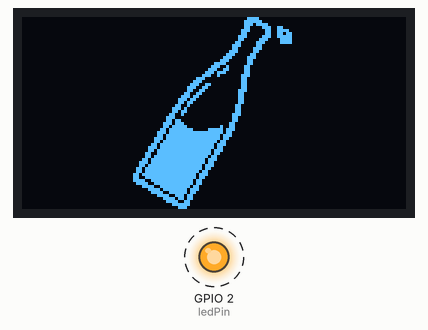
This program was run on a simulated ESP32. Parts: 128×64 one-colour display, output pins drawn as LEDs (lit = HIGH). Dashed ring = blinking.

Above: at 0.1 s.
Timing chart, 0 to 130.0 s (numbered marks = the images above):
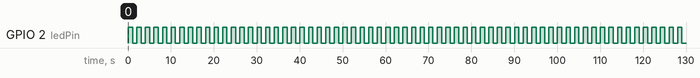

Measured:
- by itself, GPIO 2 (ledPin): alternates HIGH for 1.0 s and LOW for 1.0 s

The program:

main.cpp
```cpp
#include <Arduino.h>
#include <Wire.h>
#include <Adafruit_SSD1306.h>
#include <Adafruit_GFX.h>

#define SCREEN_WIDTH 128 // OLED display width, in pixels
#define SCREEN_HEIGHT 64 // OLED display height, in pixels

#define PFP_W 64
#define PFP_H 64
const unsigned char pfp_bmp[] PROGMEM = {
  0x00, 0x00, 0x00, 0x00, 0x00, 0x1E, 0x00, 0x00,
  0x00, 0x00, 0x00, 0x00, 0x00, 0x3F, 0x00, 0x00,
  0x00, 0x00, 0x00, 0x00, 0x00, 0x3B, 0xC0, 0x00,
  0x00, 0x00, 0x00, 0x00, 0x00, 0x30, 0xE6, 0x00,
  0x00, 0x00, 0x00, 0x00, 0x00, 0x70, 0x67, 0x80,
  0x00, 0x00, 0x00, 0x00, 0x00, 0x60, 0x66, 0xC0,
  0x00, 0x00, 0x00, 0x00, 0x00, 0xE0, 0xE7, 0xC0,
  0x00, 0x00, 0x00, 0x00, 0x00, 0xC1, 0xC3, 0xC0,
  0x00, 0x00, 0x00, 0x00, 0x01, 0x83, 0x83, 0xC0,
  0x00, 0x00, 0x00, 0x00, 0x03, 0x83, 0x00, 0x00,
  0x00, 0x00, 0x00, 0x00, 0x03, 0x07, 0x00, 0x00,
  0x00, 0x00, 0x00, 0x00, 0x07, 0x06, 0x00, 0x00,
  0x00, 0x00, 0x00, 0x00, 0x0E, 0x0C, 0x00, 0x00,
  0x00, 0x00, 0x00, 0x00, 0x1C, 0x1C, 0x00, 0x00,
  0x00, 0x00, 0x00, 0x00, 0x38, 0x18, 0x00, 0x00,
  0x00, 0x00, 0x00, 0x00, 0xF0, 0x18, 0x00, 0x00,
  0x00, 0x00, 0x00, 0x01, 0xC8, 0x30, 0x00, 0x00,
  0x00, 0x00, 0x00, 0x03, 0x98, 0x30, 0x00, 0x00,
  0x00, 0x00, 0x00, 0x07, 0x70, 0x30, 0x00, 0x00,
  0x00, 0x00, 0x00, 0x0E, 0x40, 0x70, 0x00, 0x00,
  0x00, 0x00, 0x00, 0x38, 0x00, 0x60, 0x00, 0x00,
  0x00, 0x00, 0x00, 0x70, 0x00, 0x60, 0x00, 0x00,
  0x00, 0x00, 0x00, 0xE6, 0x00, 0x60, 0x00, 0x00,
  0x00, 0x00, 0x01, 0xCC, 0x00, 0x60, 0x00, 0x00,
  0x00, 0x00, 0x01, 0x98, 0x00, 0xE0, 0x00, 0x00,
  0x00, 0x00, 0x03, 0x30, 0x00, 0xC0, 0x00, 0x00,
  0x00, 0x00, 0x07, 0x60, 0x00, 0xC0, 0x00, 0x00,
  0x00, 0x00, 0x0E, 0xC0, 0x00, 0xC0, 0x00, 0x00,
  0x00, 0x00, 0x0D, 0x80, 0x00, 0xC0, 0x00, 0x00,
  0x00, 0x00, 0x19, 0x00, 0x01, 0x80, 0x00, 0x00,
  0x00, 0x00, 0x3A, 0x00, 0x01, 0x80, 0x00, 0x00,
  0x00, 0x00, 0x36, 0x00, 0x01, 0x80, 0x00, 0x00,
  0x00, 0x00, 0x64, 0x00, 0x03, 0x80, 0x00, 0x00,
  0x00, 0x00, 0xE0, 0x00, 0x03, 0x00, 0x00, 0x00,
  0x00, 0x00, 0xD8, 0x00, 0x03, 0x00, 0x00, 0x00,
  0x00, 0x01, 0xDC, 0x00, 0x06, 0x00, 0x00, 0x00,
  0x00, 0x01, 0xBE, 0x00, 0x26, 0x00, 0x00, 0x00,
  0x00, 0x03, 0x7F, 0x83, 0xEE, 0x00, 0x00, 0x00,
  0x00, 0x07, 0x7F, 0xFF, 0xEC, 0x00, 0x00, 0x00,
  0x00, 0x06, 0xFF, 0xFF, 0xDC, 0x00, 0x00, 0x00,
  0x00, 0x0E, 0xFF, 0xFF, 0xD8, 0x00, 0x00, 0x00,
  0x00, 0x0D, 0xFF, 0xFF, 0xB0, 0x00, 0x00, 0x00,
  0x00, 0x1B, 0xFF, 0xFF, 0x70, 0x00, 0x00, 0x00,
  0x00, 0x3B, 0xFF, 0xFF, 0x60, 0x00, 0x00, 0x00,
  0x00, 0x37, 0xFF, 0xFE, 0xE0, 0x00, 0x00, 0x00,
  0x00, 0x67, 0xFF, 0xFE, 0xC0, 0x00, 0x00, 0x00,
  0x00, 0x6F, 0xFF, 0xFD, 0x80, 0x00, 0x00, 0x00,
  0x00, 0xDF, 0xFF, 0xFB, 0x80, 0x00, 0x00, 0x00,
  0x01, 0xDF, 0xFF, 0xFB, 0x00, 0x00, 0x00, 0x00,
  0x01, 0xBF, 0xFF, 0xF7, 0x00, 0x00, 0x00, 0x00,
  0x03, 0x7F, 0xFF, 0xF6, 0x00, 0x00, 0x00, 0x00,
  0x03, 0x7F, 0xFF, 0xEC, 0x00, 0x00, 0x00, 0x00,
  0x06, 0xFF, 0xFF, 0xDC, 0x00, 0x00, 0x00, 0x00,
  0x06, 0x7F, 0xFF, 0xD8, 0x00, 0x00, 0x00, 0x00,
  0x07, 0x9F, 0xFF, 0xB0, 0x00, 0x00, 0x00, 0x00,
  0x03, 0xCF, 0xFF, 0xB0, 0x00, 0x00, 0x00, 0x00,
  0x00, 0xF3, 0xFF, 0x60, 0x00, 0x00, 0x00, 0x00,
  0x00, 0x3D, 0xFE, 0xE0, 0x00, 0x00, 0x00, 0x00,
  0x00, 0x1E, 0x7E, 0xC0, 0x00, 0x00, 0x00, 0x00,
  0x00, 0x07, 0x9D, 0x80, 0x00, 0x00, 0x00, 0x00,
  0x00, 0x01, 0xED, 0x80, 0x00, 0x00, 0x00, 0x00,
  0x00, 0x00, 0xF3, 0x00, 0x00, 0x00, 0x00, 0x00,
  0x00, 0x00, 0x3F, 0x00, 0x00, 0x00, 0x00, 0x00,
  0x00, 0x00, 0x0E, 0x00, 0x00, 0x00, 0x00, 0x00
};

Adafruit_SSD1306 display(SCREEN_WIDTH, SCREEN_HEIGHT, &Wire, -1);

void drawPfpBitMap(void);

// put function declarations here:
int ledPin = 2;

void setup() {
  // put your setup code here, to run once:
  pinMode(ledPin, OUTPUT);
  display.begin(SSD1306_SWITCHCAPVCC, 0x3C);
  display.clearDisplay();
  drawPfpBitMap();
}

void loop() {
  // put your main code here, to run repeatedly:
  digitalWrite(ledPin, HIGH);
  delay(1000);
  digitalWrite(ledPin, LOW);
  delay(1000);
}

void drawPfpBitMap(void){
  display.clearDisplay();

  display.drawBitmap(
    (display.width() - PFP_W)/2,
    (display.height() - PFP_H)/2,
    pfp_bmp, PFP_W, PFP_H, SSD1306_WHITE);
  display.display();
}
```
